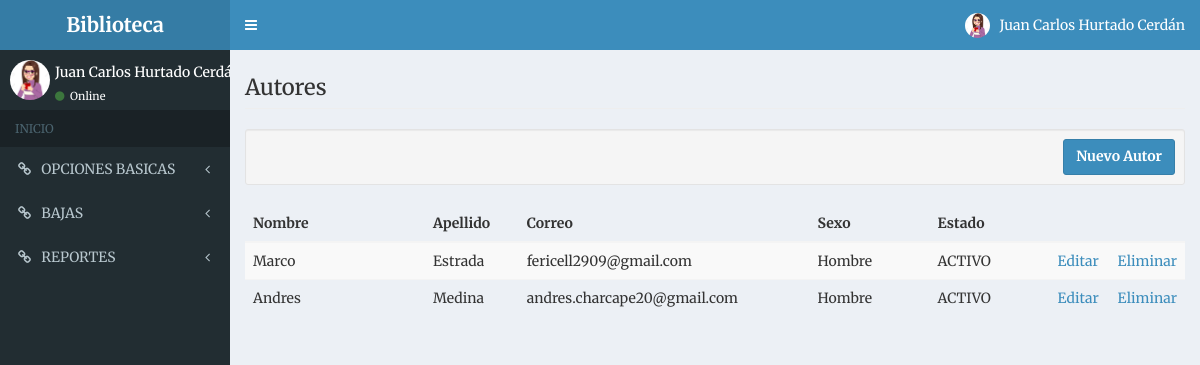
Page /?c=Autor&a=Index (signed in) on the committed database.
### tables this page shows
CREATE TABLE IF NOT EXISTS `autores`
(
  `id` int(11) NOT NULL AUTO_INCREMENT,
  `Nombres` varchar(255) NOT NULL DEFAULT '',
  `ApellidoPaterno` varchar(255) NOT NULL DEFAULT '',
  `ApellidoMaterno` varchar(255) NOT NULL DEFAULT '',
  `sexo_id` int NOT NULL,
  `estado_id` int NOT NULL,
  `FechaNacimiento` varchar(20) DEFAULT NULL,
  `PaisNacimiento` varchar(255) NOT NULL DEFAULT '',
  `Celular` varchar(9) NOT NULL DEFAULT '999999999',
  `Email` varchar(255) NOT NULL DEFAULT '',
   PRIMARY KEY (`id`),
  KEY `fk_autor_sexo_id` (`sexo_id`),
  CONSTRAINT `fk_autor_sexo_id` FOREIGN KEY (`sexo_id`) REFERENCES `sexos` (`id`),
  KEY `fk_autor_estado_id` (`estado_id`),
  CONSTRAINT `fk_autor_estado_id` FOREIGN KEY (`estado_id`) REFERENCES `estados` (`id`)
);

### controller/autor.controller.php (called while the page is built, shortened)
<?php
require_once 'model/autor.php';
class AutorController{
    public function __CONSTRUCT(){
        $this->model = new Autor();
    }
    public function Index(){
        require_once 'view/inicio/inicio.php';
        require_once 'view/autor/autor.php';
        require_once 'view/footer.php';
    }
}

### model/database.php (called while the page is built)
<?php
class Database
{
    public static function StartUp()
    {
        $pdo = new PDO('mysql:host=localhost;dbname=bibliotecapp;charset=utf8', 'root', '');
        $pdo->setAttribute(PDO::ATTR_ERRMODE, PDO::ERRMODE_EXCEPTION);
        return $pdo;
    }
}

### model/autor.php (called while the page is built, shortened)
<?php
class Autor
{
	private $pdo;
	public function __construct()
	{
		try
		{
			$this->pdo = Database::StartUp();
		}
		catch(Exception $e)
		{
			die($e->getMessage());
		}
	}
	public function Listar()
	{
		try
		{
			$stm = $this->pdo->prepare("SELECT * FROM autores");
			$stm->execute();
			return $stm->fetchAll(PDO::FETCH_OBJ);
		}
		catch(Exception $e)
		{
			die($e->getMessage());
		}
	}
}

### view/autor/autor.php (the view)
<h1 class="page-header">Autores</h1>
<div class="well well-sm text-right">
    <?php if ($_SESSION['users_tipos_id']!= 2 ) {
    ?>
    <a class="btn btn-primary" href="?c=Autor&a=Crud">Nuevo Autor</a>
    <?php
            }
    ?>
</div>
<table class="table table-striped">
    <thead>
        <tr>
            <th style="width:180px;">Nombre</th>
            <th>Apellido</th>
            <th>Correo</th>
            <th style="width:120px;">Sexo</th>
            <th style="width:120px;">Estado</th>
            <th style="width:60px;"></th>
            <th style="width:60px;"></th>
        </tr>
    </thead>
    <tbody>
    <?php foreach($this->model->Listar() as $r): ?>
        <tr>
            <td><?php echo $r->Nombres; ?></td>
            <td><?php echo $r->ApellidoPaterno; ?></td>
            <td><?php echo $r->Email; ?></td>
            <td><?php echo $r->sexo_id == 1 ? 'Hombre' : 'Mujer'; ?></td>
            <td><?php echo $r->estado_id == 1 ? 'ACTIVO' : 'INACTIVO'; ?></td>
            <td>
            <?php if ($_SESSION['users_tipos_id']!= 2 ) {
            ?>
                <a href="?c=Autor&a=Crud&id=<?php echo $r->id; ?>">Editar</a>
            </td>
            <td>
                <a onclick="javascript:return confirm('¿Seguro de eliminar este registro?');"
                   href="?c=Autor&a=Eliminar&id=<?php echo $r->id; ?>">Eliminar</a>
            <?php
            }
           ?>
            </td>
        </tr>
    <?php endforeach; ?>
    </tbody>
</table>

### index.php (shortened to what this page needs)
<?php
require_once 'model/database.php';
if (isset($_REQUEST['c']) == 'Login' && isset($_REQUEST['a']) == 'IniciarSesion') {
        $accion = isset($_REQUEST['a']) ? $_REQUEST['a'] : 'Index';
            $controller = new $controller;
            call_user_func( array( $controller, $accion ) );
}

### view/inicio/inicio.php (shortened to what this page needs)
<!DOCTYPE html>
<html>
<head>
  <link rel="stylesheet" href="../assets/css/bootstrap.min.css">
  <link rel="stylesheet" href="https://cdnjs.cloudflare.com/ajax/libs/font-awesome/4.5.0/css/font-awesome.min.css">
  <link rel="stylesheet" href="../assets/css/AdminLTE.min.css">
  <link rel="stylesheet" href="../assets/css/skin-blue.min.css">
  <link rel="stylesheet" href="../assets/css/style.css">
   <link rel="stylesheet" href="../assets/css/jquery.bootgrid.min.css">
</head>
</head>
<body class="hold-transition skin-blue sidebar-mini">
<div class="wrapper">
  <header class="main-header">
    <a href="/" class="logo">
      <span class="logo-lg"><b>Biblioteca</b></span>
    </a>
    <nav class="navbar navbar-static-top">
      <a href="#" class="sidebar-toggle" data-toggle="offcanvas" role="button">
      </a>
      <div class="navbar-custom-menu">
        <ul class="nav navbar-nav">
          <li class="dropdown user user-menu">
            <a href="#" class="dropdown-toggle" data-toggle="dropdown">
              <img src="<?php echo $_SESSION['user_img'];?>" class="user-image" alt="User Image">
              <span class="hidden-xs"><?php echo $_SESSION['user']; ?></span>
            </a>
          </li>
        </ul>
      </div>
    </nav>
  </header>
<aside class="main-sidebar">
<section class="sidebar">
      <div class="user-panel">
            <div class="pull-left image">
              <img src="<?php echo $_SESSION['user_img'];?>" class="img-circle" alt="User Image">
            </div>
            <div class="pull-left info">
              <p> <?php echo $_SESSION['user']; ?> </p>
              <a href="#"><i class="fa fa-circle text-success"></i> Online</a>
           </div>
      </div>
      <ul class="sidebar-menu" data-widget="tree">
        <li class="header">INICIO</li>
        <li class="treeview">
        <a href="#"><i class="fa fa-link"></i> <span>OPCIONES BASICAS</span>
            <span class="pull-right-container">
                <i class="fa fa-angle-left pull-right"></i>
              </span>
        </a>
        </li>
        <li class="treeview">
          <a href="#"><i class="fa fa-link"></i> <span>BAJAS</span>
            <span class="pull-right-container">
                <i class="fa fa-angle-left pull-right"></i>
              </span>
          </a>
      </li>
      <li class="treeview">
            <a href="#"><i class="fa fa-link"></i> <span>REPORTES</span>
              <span class="pull-right-container">
                  <i class="fa fa-angle-left pull-right"></i>
                </span>
            </a>
      </li>
      </ul>
    </section>
 </aside>
  <div class="content-wrapper">
  <section class="content">

### view/footer.php (shortened to what this page needs)
            <div class="row">
                <div class="col-xs-12">
				</div>
            </div>
        </div>
</body>
</html>

### assets/css/style.css (style rules this page uses)
body, html { height: 100%; background-repeat: no-repeat; background-image: linear-gradient(rgb(104, 145, 162), rgb(12, 97, 33)); }
.btn { font-weight: 700; height: 36px; -moz-user-select: none; -webkit-user-select: none; user-select: none; cursor: default; }

### rows in the picture
autores: Nombres "Marco", ApellidoPaterno "Estrada", Email "fericell2909@gmail.com", shows "Hombre", shows "ACTIVO"
autores: Nombres "Andres", ApellidoPaterno "Medina", Email "andres.charcape20@gmail.com", shows "Hombre", shows "ACTIVO"

### other values in the picture
$_SESSION['user'] "Juan Carlos Hurtado Cerdán"
$_SESSION['user'] "Juan Carlos Hurtado…"
